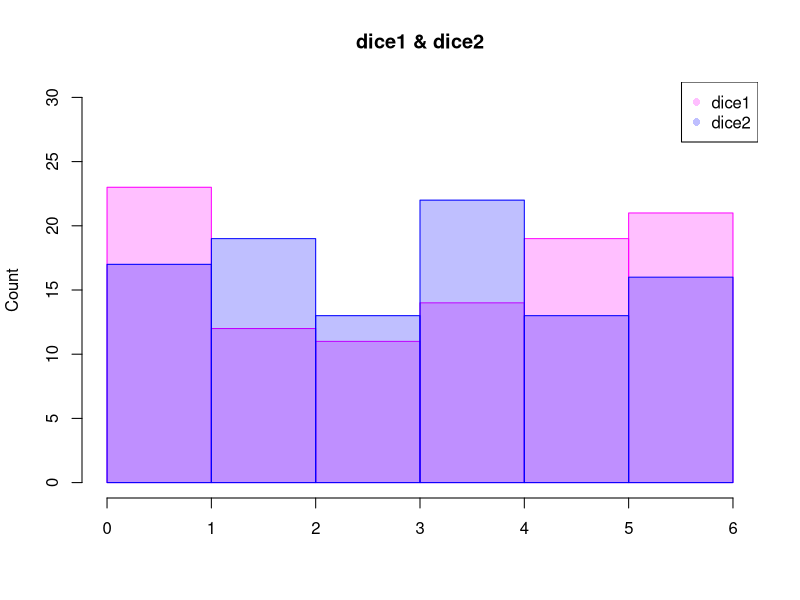
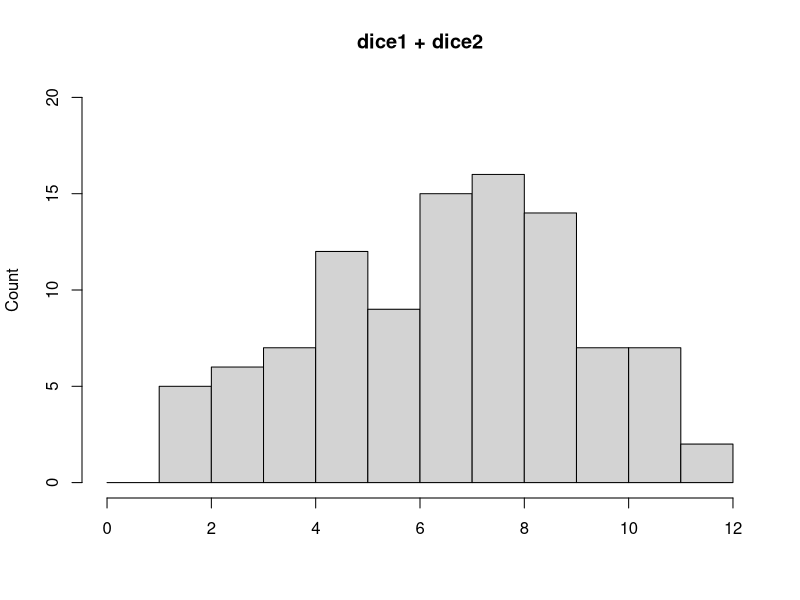

The R source for these figures, in order:
# ２つのサイコロを振る
set.seed(2)
d1 <- sample(1:6, 100, replace=TRUE)
set.seed(8)
d2 <- sample(1:6, 100, replace=TRUE)

# 出目のヒストグラムを同時に表示・保存
png("1/d1_d2_hist.png")
hist(d1, breaks=0:6, col="#ff00ff40", border="#ff00ff", ylim=c(0,30), main="dice1 & dice2", xlab="", ylab="Count")
hist(d2, breaks=0:6, col="#0000ff40", border="#0000ff", add=TRUE)
legend("topright", legend=c("dice1", "dice2"), col=c("#ff00ff40","#0000ff40"), pch=16)
dev.off()

# 出目の合計をヒストグラムで表示・保存
png("1/d1+d2_hist.png")
hist(d1+d2, breaks=0:12, ylim=c(0,20), main="dice1 + dice2", xlab="" ,ylab="Count")
dev.off()